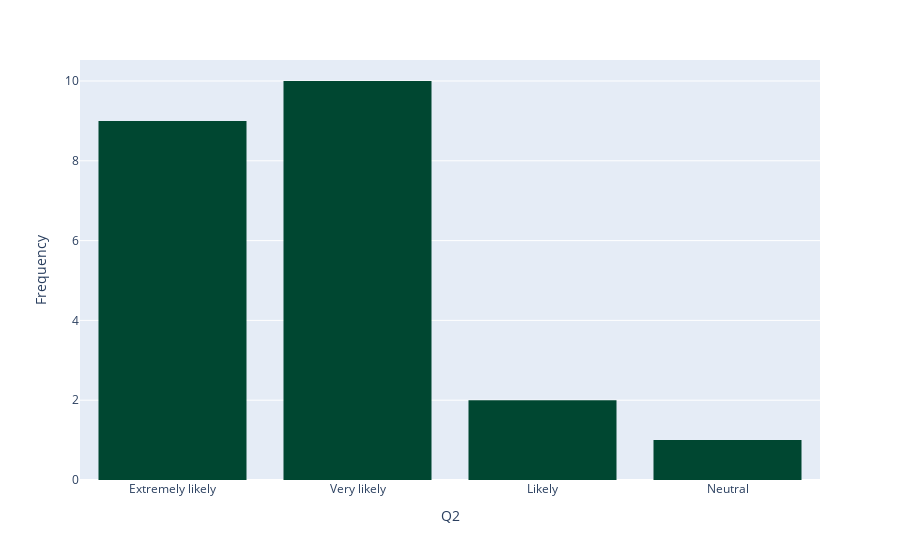

The code cell stored with this chart in its notebook:
### Code cell
import plotly.express as px
import pandas as pd

# Load the dataset
df = pd.read_csv("results.csv")

# Plot the bar chart with a custom color
fig = px.histogram(
    df, 
    x="Q2", 
    color_discrete_sequence=["#004731"],  # Change this to any color hex or name
    nbins=30,
    category_orders={"Q2":["Extremely likely", "Very likely", "Likely", "Neutral", "Unlikely", "Very unlikely",]}

)

fig.update_layout(
    #title=dict(
     #   text="Plot Title"
    #),
    xaxis=dict(
        title=dict(
            text="Q2"
        )
    ),
    yaxis=dict(
        title=dict(
            text="Frequency"
        )
    ),
)

# Show the plot
fig.show()

### Figure 1 — Plotly figure (JSON) as saved in the notebook; plotly's stock layout.template omitted (floating-point values rounded to 4 significant figures)
{"data": [{"alignmentgroup": "True", "bingroup": "x", "hovertemplate": "Q2=%{x}<br>count=%{y}<extra></extra>", "legendgroup": "", "marker": {"color": "#004731", "pattern": {"shape": ""}}, "name": "", "nbinsx": 30, "offsetgroup": "", "orientation": "v", "showlegend": false, "type": "histogram", "x": ["Very likely", "Extremely likely", "Extremely likely", "Extremely likely", "Very likely", "Extremely likely", "Extremely likely", "Very likely", "Very likely", "Very likely", "Likely", "Extremely likely", "Very likely", "Extremely likely", "Neutral", "Very likely", "Very likely", "Extremely likely", "Extremely likely", "Very likely", "Very likely", "Likely"], "xaxis": "x", "yaxis": "y"}], "layout": {"autosize": true, "barmode": "relative", "legend": {"tracegroupgap": 0}, "margin": {"t": 60}, "xaxis": {"anchor": "y", "autorange": true, "categoryarray": ["Extremely likely", "Very likely", "Likely", "Neutral", "Unlikely", "Very unlikely"], "categoryorder": "array", "domain": [0, 1], "range": [-0.5, 3.5], "title": {"text": "Q2"}, "type": "category"}, "yaxis": {"anchor": "x", "autorange": true, "domain": [0, 1], "range": [0, 10.53], "title": {"text": "Frequency"}}}}
